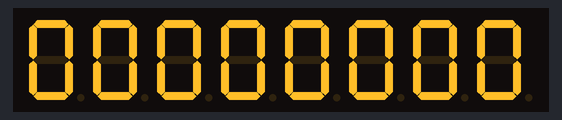
Recording of a sketch running on a simulated Arduino Uno, built with avr-gcc and run on an emulated ATmega328P. Parts: 8-digit seven-segment display.

Above: at 0.1 s.
At 4.1 s:
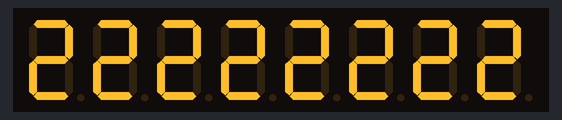
At 8.1 s:
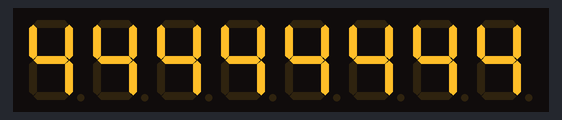
At 16.1 s:
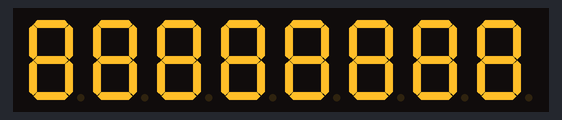
At 26.1 s:
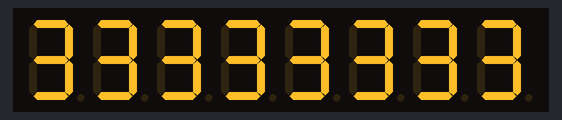
At 38.1 s:
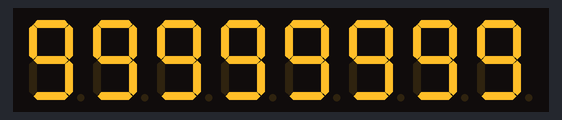

The sketch:

ledDriver.ino
```cpp
#include <Arduino.h>
//We always have to include the library
#include "LedControl.h"


/*
 Now we need a LedControl to work with.
 ***** These pin numbers will probably not work with your hardware *****
 pin 12 is connected to the DataIn
 pin 11 is connected to the CLK
 pin 10 is connected to LOAD
 We have only a single MAX72XX.
 */


int DIN = 5 ;
int CLK = 4;
int LOAD = 3;

LedControl lc=LedControl(DIN,CLK,LOAD,1);

/* we always wait a bit between updates of the display */
unsigned long delaytime=1000;

void setup() {
  /*
   The MAX72XX is in power-saving mode on startup,
   we have to do a wakeup call
   */
  lc.shutdown(0,false);
  /* Set the brightness to a medium values */
  lc.setIntensity(0,5);
  /* and clear the display */
  lc.clearDisplay(0);
}


void test_all_the_segments(){
  for(int i=0; i<10 ; i++){
    char c = String(i).c_str()[0];
    for(int j=0 ; j<8; j++ )
    lc.setChar(0, j, c , false) ;

    delay(2000);
  }
}

void loop() {
 test_all_the_segments();
}
```

Measured:
- what the display in image 1 shows lasts 2.0 s, from 4.0 s to 6.0 s
